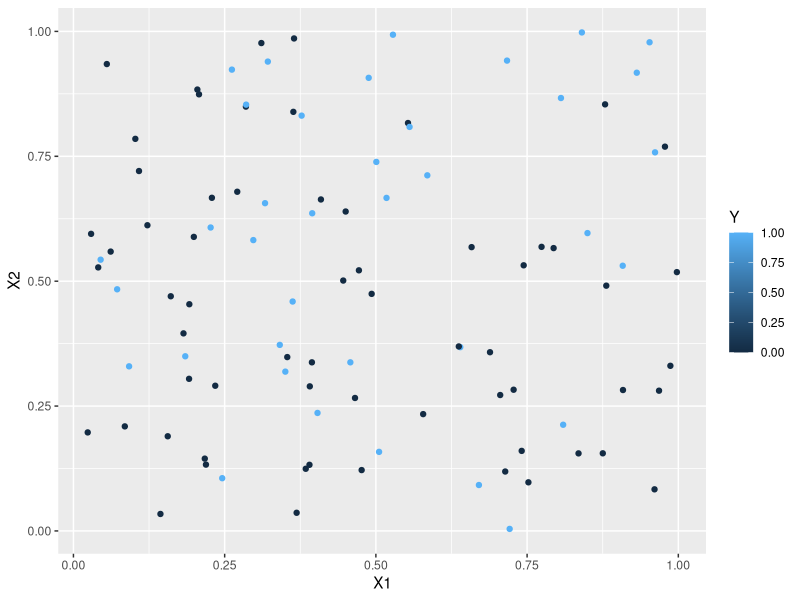
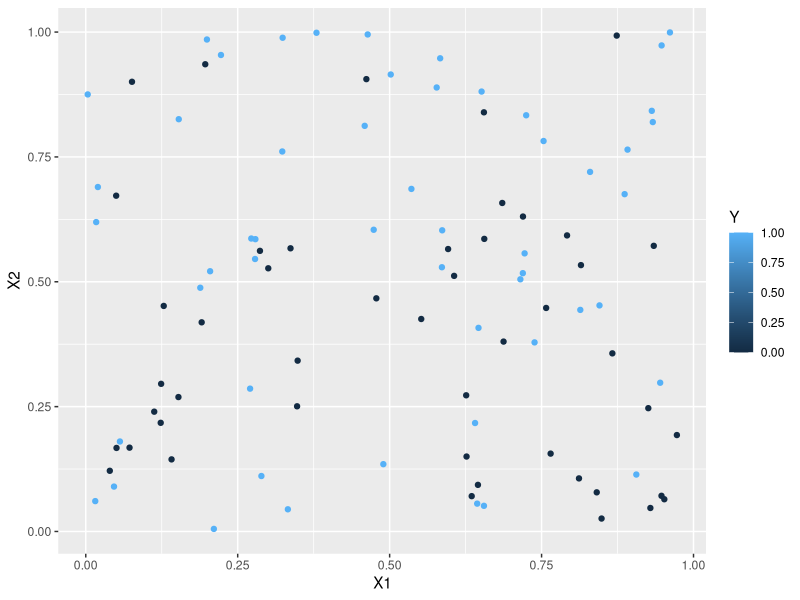

These charts were generated, in order, by the following R code:
## ---- chunk 1
library(class)
library(tidyverse)
## ---- chunk 2
#Generative model
set.seed(127) #setting a random seed so that we can reproduce everything exactly if we want t
generate_y <- function(x1,x2) { #two input parameters to generate the output y
logit <- x1 -2*x2 -2*x1^2 + x2^2 + 3*x1*x2 +4*x1*x2^2 -3*x1^2*x2
p <- exp(logit)/(1+exp(logit)) #apply the inverse logit function
y <- rbinom(1,1,p) #y becomes a 0 (with prob 1-p) or a 1 with probability p
}
## ---- chunk 3
# Generate a dataset with 100 points
set.seed(127)
n = 100
X1 <- runif(n,0,1)
X2 <- runif(n,0,1)
#I'm going to use a for loop to generate 100 y's
Y <- rep(0,n) #initializing my Y to be a vector of 0's
for (i in 1:n) {
Y[i] <- generate_y(X1[i],X2[i])
}
sum(Y) #How many 0's and 1's were predicted? In this training set, 37% were 1's. However, bet
training <- cbind(X1,X2,Y) #combining all of my variables into a training dataset
ggplot(data=training, aes(x=X1, y=X2, color=Y)) +
geom_point()
## ---- chunk 4
# Create the training dataset as above using seed=127
# Create a testing dataset using seed=128
set.seed(128)
n = 100
X1 <- runif(n,0,1)
X2 <- runif(n,0,1)
#I'm going to use a for loop to generate 100 y's
Y <- rep(0,n) #initializing my Y to be a vector of 0's
for (i in 1:n) {
Y[i] <- generate_y(X1[i],X2[i])
}
sum(Y) #53 1's, which is much closer to the 51.5% true rate
testing <- cbind(X1,X2,Y)
#Let's plot the test set. Does it look like the training set? Yeah, looks similar.
ggplot(data=testing, aes(x=X1, y=X2, color=Y)) +
geom_point()
## ---- chunk 5
knn3predictions <- knn(train=training[,1:2], cl=training[,3], test = testing[,1:2], k = 3)

knn3predictions <- data.frame(testing,knn3predictions)


knn50predictions <- knn(train=training[,1:2], cl=training[,3], test = testing[,1:2], k = 50)

knn50predictions<- data.frame(testing,knn50predictions)


## ---- chunk 6
knn3misclassificationrate=sum(knn3predictions[,3]!=knn3predictions[,4])/length(knn3predictions[,3])
knn3misclassificationrate
knn50misclassificationrate=sum(knn50predictions[,3]!=knn50predictions[,4])/length(knn50predictions[,3])
knn50misclassificationrate
## ---- chunk 7
library(class)
library(tidyverse)
## ---- chunk 8
set.seed(127)
n <- 100
X1 <- runif(n, 0, 1)
X2 <- runif(n, 0, 1)

generate_y <- function(x1, x2) {
  logit <- x1 - 2 * x2 - 2 * x1^2 + x2^2 + 3 * x1 * x2 + 4 * x1 * x2^2 - 3 * x1^2 * x2
  p <- exp(logit) / (1 + exp(logit))
  y <- rbinom(1, 1, p)
  return(y)
}

Y <- sapply(1:n, function(i) generate_y(X1[i], X2[i]))
training <- data.frame(X1, X2, Y)


## ---- chunk 9
set.seed(128)
X1_test <- runif(n, 0, 1)
X2_test <- runif(n, 0, 1)
Y_test <- sapply(1:n, function(i) generate_y(X1_test[i], X2_test[i]))
testing <- data.frame(X1 = X1_test, X2 = X2_test, Y = Y_test)

## ---- chunk 10
k1 <- 4
k2 <- 8

pred_k1 <- knn(train = training[, c("X1", "X2")],
               test = testing[, c("X1", "X2")],
               cl = training$Y,
               k = k1)

pred_k2 <- knn(train = training[, c("X1", "X2")],
               test = testing[, c("X1", "X2")],
               cl = training$Y,
               k = k2)

## ---- chunk 11
misclass_k1 <- mean(pred_k1 != testing$Y)
misclass_k2 <- mean(pred_k2 != testing$Y)

cat("Misclassification rate for k =", k1, "is", misclass_k1, "\n")
cat("Misclassification rate for k =", k2, "is", misclass_k2, "\n")

